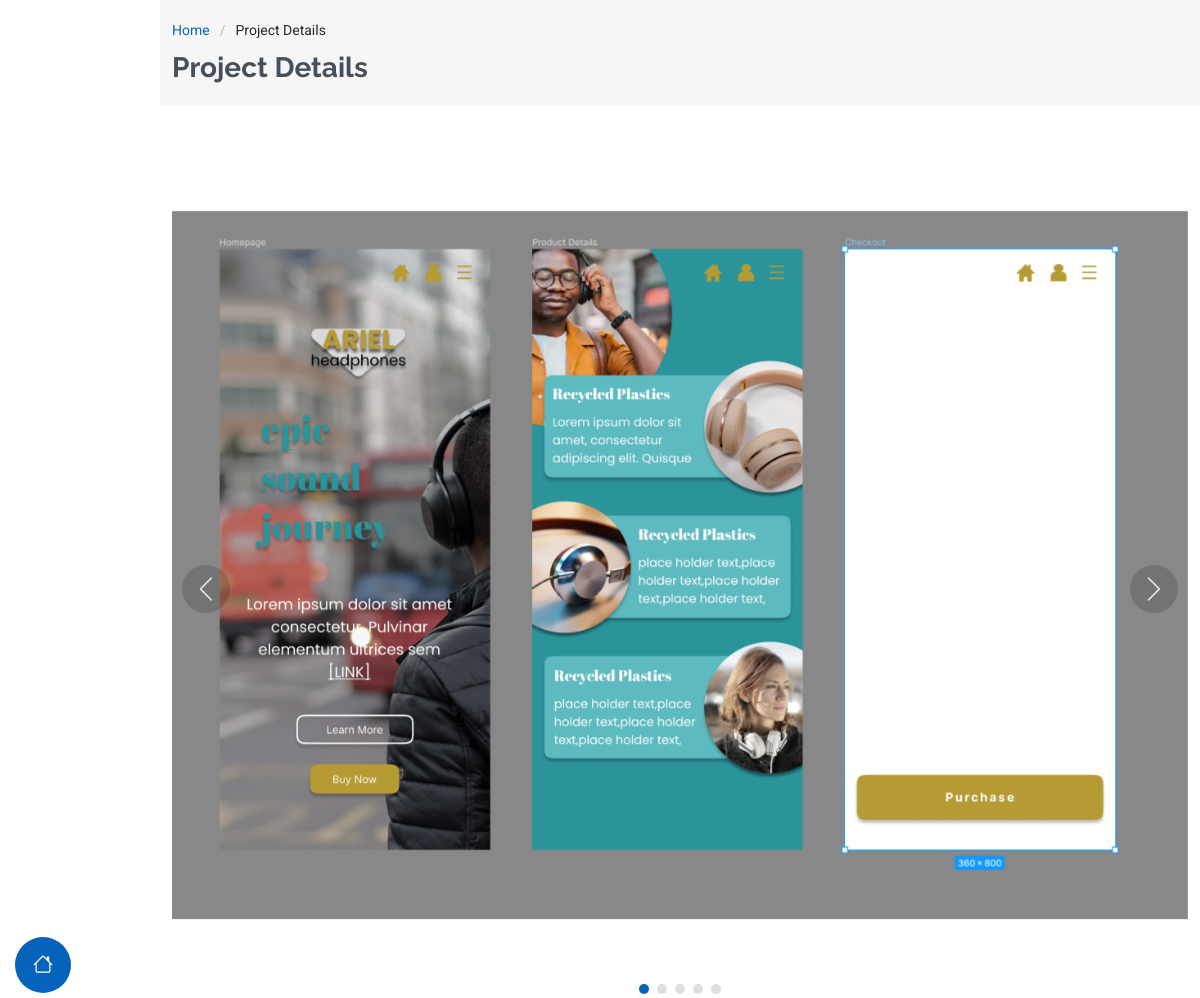
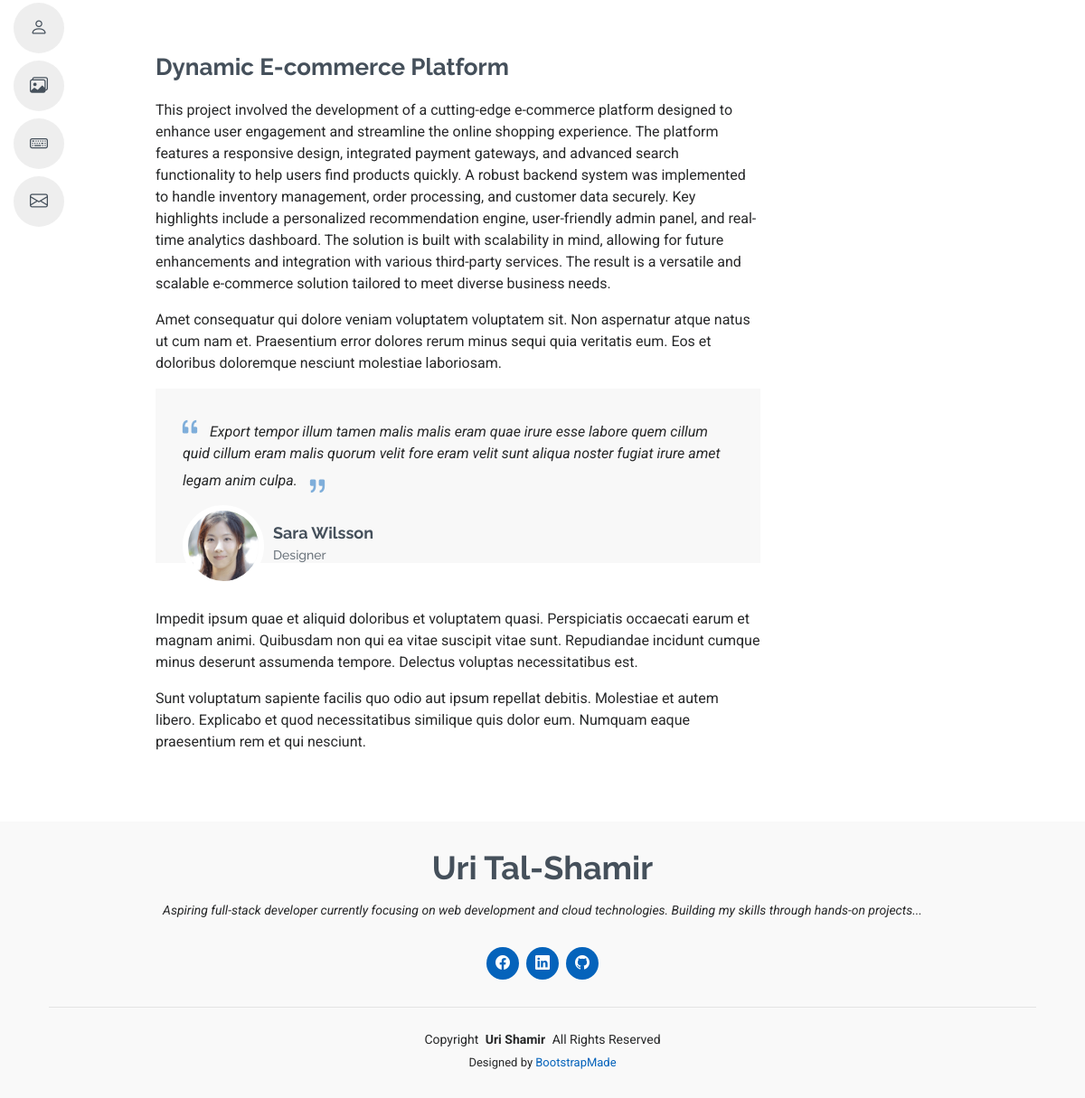
Page /project/2 on the earlier database version (2 pictures, top to bottom).
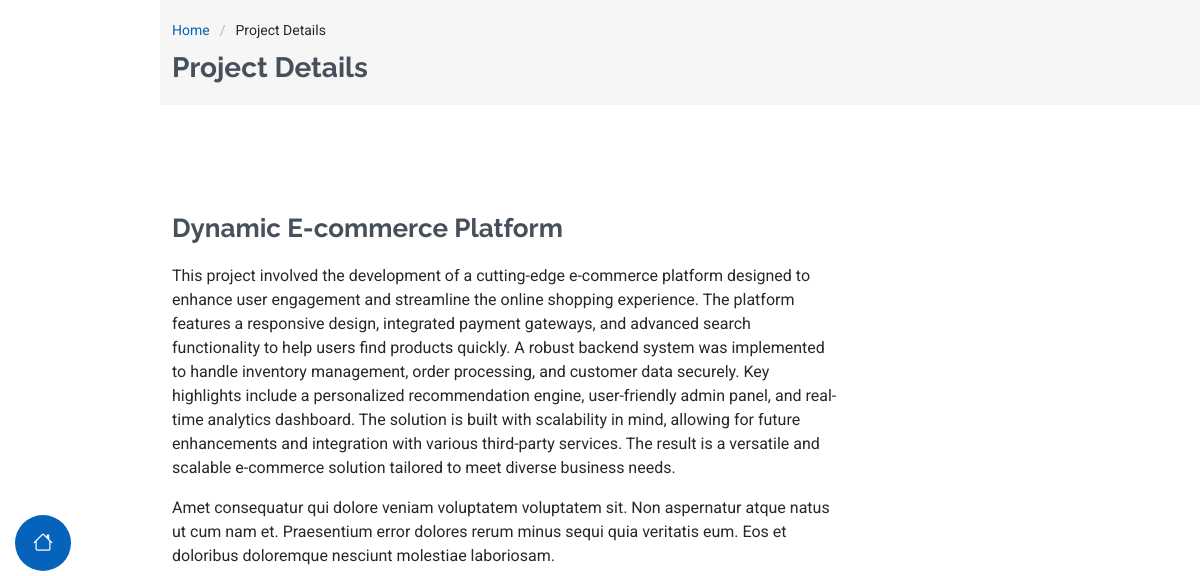
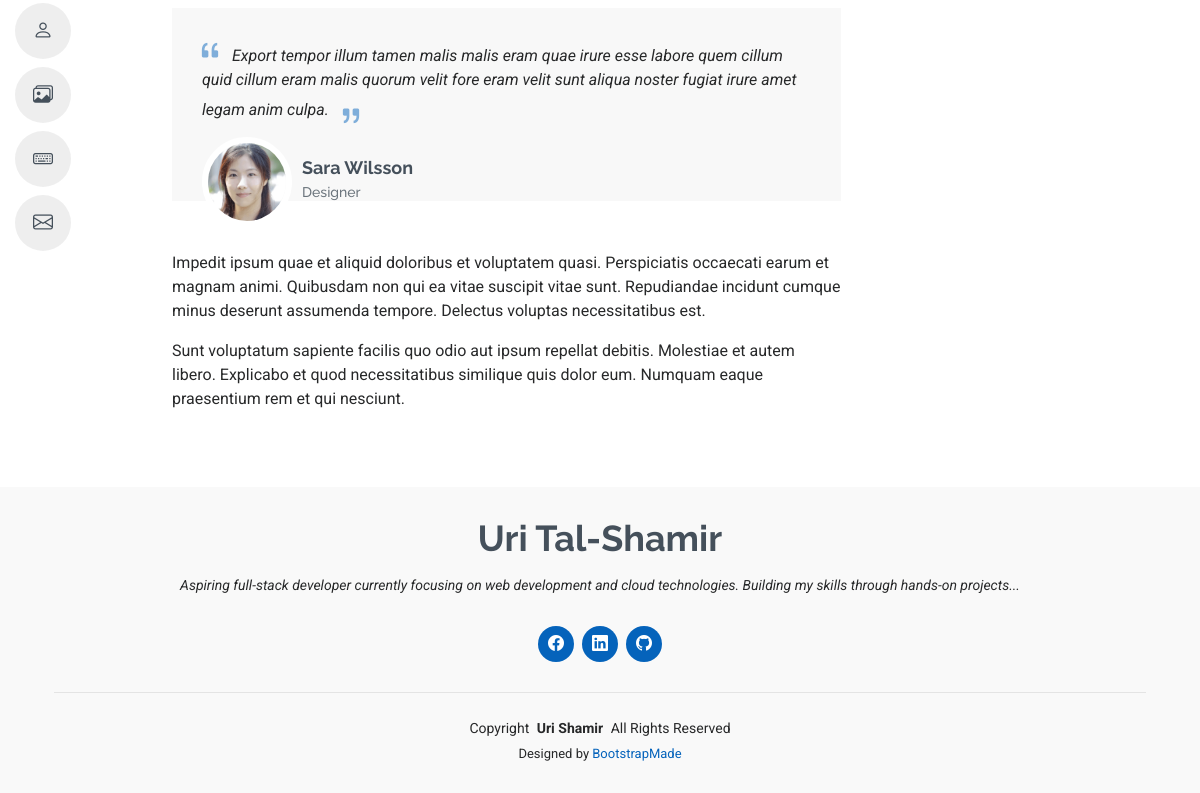
Same page on the later database version (2 pictures, top to bottom).
### main/models.py (models this page shows, shortened)
class ProjectImage(models.Model):
    project = models.ForeignKey(Project, related_name="images", on_delete=models.CASCADE)
    image = models.ImageField(upload_to="project_images/")

### main/views.py (the view)
# urls.py: path("project/<int:id>", views.project, name="project"),
def project(request, id):
    project = get_object_or_404(Project, pk=id)
    images = project.images.all()
    random_image = images.order_by("?").first() if images.exists() else None
    context = {
        'project': project,
        'random_image': random_image,
        "images": images
    }
    return render(request, "project.html", context)

### main/templates/project.html (shortened to what this page needs)
{% extends 'index.html' %}
{% load static %}
{% block content %}
<body class="portfolio-details-page">
<div class="page-title" data-aos="fade">
    <div class="container">
        <nav class="breadcrumbs">
            <ol>
                <li><a href="{% url 'home' %}">Home</a></li>
                <li class="current">Project Details</li>
            </ol>
        </nav>
        <h1>Project Details</h1>
    </div>
</div>
<section id="portfolio-details" class="portfolio-details section">
    <div class="container" data-aos="fade-up">
        <div class="portfolio-details-slider swiper init-swiper">
            <div class="swiper-wrapper align-items-center">
                {% for image in project.images.all %}
                <div class="swiper-slide">
                    <img src="{{ image.image.url }}" alt="Project Image">
                </div>
                {% endfor %}
            </div>
            <div class="swiper-button-prev"></div>
            <div class="swiper-button-next"></div>
            <div class="swiper-pagination"></div>
        </div>
        <div class="row justify-content-between gy-4 mt-4">
            <div class="col-lg-8" data-aos="fade-up">
                <div class="portfolio-description">
                    <h2>{{ project.title }}</h2>
                    <p>
                        {{ project.description }}
                    </p>
                    <p>
                        Amet consequatur qui dolore veniam voluptatem voluptatem sit. Non aspernatur atque natus ut
                        cum nam et. Praesentium error dolores rerum minus sequi quia veritatis eum. Eos et doloribus
                        doloremque nesciunt molestiae laboriosam.
                    </p>
                    <div class="testimonial-item">
                        <p>
                            <i class="bi bi-quote quote-icon-left"></i>
                            <span>Export tempor illum tamen malis malis eram quae irure esse labore quem cillum quid cillum eram malis quorum velit fore eram velit sunt aliqua noster fugiat irure amet legam anim culpa.</span>
                            <i class="bi bi-quote quote-icon-right"></i>
                        </p>
                        <div>
                            <img src="../assets/img/testimonials/testimonials-2.jpg" class="testimonial-img" alt="">
                            <h3>Sara Wilsson</h3>
                            <h4>Designer</h4>
                        </div>
                    </div>
                    <p>
                        Impedit ipsum quae et aliquid doloribus et voluptatem quasi. Perspiciatis occaecati earum et
                        magnam animi. Quibusdam non qui ea vitae suscipit vitae sunt. Repudiandae incidunt cumque
                        minus deserunt assumenda tempore. Delectus voluptas necessitatibus est.
                    </p>
                    <p>
                        Sunt voluptatum sapiente facilis quo odio aut ipsum repellat debitis. Molestiae et autem
                        libero. Explicabo et quod necessitatibus similique quis dolor eum. Numquam eaque praesentium
                        rem et qui nesciunt.
                    </p>
                </div>
            </div>
            <div class="col-lg-3" data-aos="fade-up" data-aos-delay="100">
            </div>
        </div>
    </div>
</section>
{% endblock %}

Differences in the rows shown:
removed ProjectImage: image (picture)
